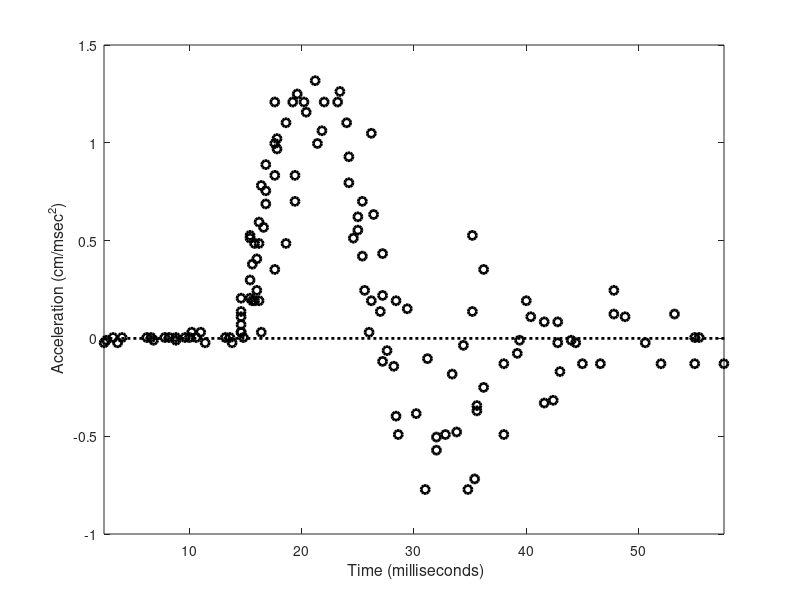

Write MATLAB code to recreate this figure. (Note: this script raises an error after producing the figure.)
%% Demonstration of Data2LD: Head Impact Analysis
%
% 
% This page provides a detailed description of the MATLAB calculations
% necessary to run Data2LD code for estimating the parameters and the 
% solution of linear differential equations. 

%% Set-up
clear 
clear functions

%%  Load the data
load motorcycledata.txt

motot = motorcycledata(:,2);  %  time in milliseconds
motoy = motorcycledata(:,3);  %  deformation in 0.1 millimeters

% Adjust the data for baseline and plot

impact  = 14;  %  impact time
baseind = motot < impact;
basey   = mean(motoy(baseind));

% Remove baseline, change time, and convert to centimeters
motoy   = (basey - motoy)/100.0;  
n       = length(motoy);

% Create a cell containing the data
yCell = cell(1);
yCell{1}(:,1)  = motot;
yCell{1}(:,2)  = motoy;

% Plot the data
figure(1)
phdl=plot(yCell{1}(:,1), yCell{1}(:,2), 'ko', [0,60], [0,0], 'k:');
set(phdl, 'LineWidth', 2)
axis([min(yCell{1}(:,1))-0.01,max(yCell{1}(:,1))+0.01,-1.0,1.5])
xlabel('\fontsize{16} Time (milliseconds)')
ylabel('\fontsize{16} Acceleration (cm/msec^2)')

%% 
% Figure (1) illustrates $133$ observations of head acceleration 
% measured 14 milliseconds before and 42.6 milliseconds 
% after a blow to the cranium of a cadaver. The dashed line represents 
% the impulse function which denotes the blow to the cranium that lasted 1 
% millisecond. The experiment, a simulated motor-cycle crash, is described
% in detail by Schmidt et al (1981). 

%% The second order linear differential equation
% 
% The second order linear differential equation, as used in this example is
% 
% $$D^2x(t) =  \beta_{0} x(t) + \beta_{1}  Dx(t) + \alpha  u(t)$$
%
% The three parameters $\beta_{0}$, $\beta_{1} $ and $\alpha$ in 
% the linear ODE convey the period of the oscillation, 
% the change in its amplitude, as $t \rightarrow \infty$ the oscillations 
% decay exponentially to zero, and the size of the impact from the unit 
% impulse respectively. 
%
% Our aim is to estimate the acceleration $x(t)$ 
% and the parameters $\theta=[\beta_{0},\beta_{1},\alpha]$ 
% from the data in Figure (1).


%% Set up basis functions for X
motorng   = [yCell{1}(1,1),yCell{1}(end,1)];
knots     = [motorng(1),14,14,14,15,15,linspace(15,motorng(end),11)];
norder    = 6;
nbasis    = length(knots)+ (norder - 2);
Xbasisobj = create_bspline_basis(motorng,nbasis,norder,knots);

%Create a cell for the basis for each variable
XbasisCell = cell(1);
XbasisCell{1} = Xbasisobj;

%Plot the basis
figure()
plot(Xbasisobj)

%% 
% For the expansion of $x(t)$ we used order five B-spline functions, which by their nature have 
% discontinuous third derivatives if all knots are singletons.  To achieve curvature discontinuity at the 
% impact point and at that point plus one, we placed three knots at these locations.  We put no knots 
% between the first observation and the impact point, where the data indicate a flat trajectory, and eleven 
% equally spaced knots between the impact point plus one and the final time of observation.

%% Create a functional data object for the external/forcing function

%The known external function is a unit impulse 
Ubasis = create_bspline_basis(motorng, 3, 1, [motorng(1),14,15,motorng(2)]);
Ufd = fd([0;1;0],Ubasis);

%Plot the external function
figure()
plot(Ufd)

%Create a cell for the external functions
EFCell = cell(1);
EFCell{1} = Ufd;

%%
% 
% Three order one B-splines over the knots [0, 14, 15, 56] with 
% coefficient vector [0,1,0] represented the unit pulse function $u(t)$
% 

%% Run Data2LD

%Intial parameter estimates
intial_theta = {0.01,0.01,0.01};

%Which parameters would we like to estimate. In this case all parameters.
estimate = [1,1,1];

%Run Data2LD
[Res,Results_cell] = D2LD_ODE(yCell,XbasisCell,intial_theta,...
    estimate,EFCell);

%Confidence intervals for theta
confidence_intervals(Results_cell);

%% Plot the fitted curve, the confidence and prediction intervals

figure()
hp = patch([yCell{1}(:,1); yCell{1}(end:-1:1,1);yCell{1}(1)],...
    [Results_cell{4}(:,4); Results_cell{4}(end:-1:1,5); Results_cell{4}(1)],[0.85 0.85 0.85]);
hold on;
plot(yCell{1}(:,1),[Results_cell{4}(:,2),Results_cell{4}(:,3)],'k--')
plot(yCell{1}(:,1),Results_cell{4}(:,1),'k-')
plot(yCell{1}(:,1), yCell{1}(:,2), 'ko');
xlim([min(yCell{1}(:,1))-0.1,max(yCell{1}(:,1))+0.1])
ylim([min(Results_cell{4}(:,4))-0.1,max(Results_cell{4}(:,5))+0.1])
xlabel('\fontsize{16} Time (milliseconds)')
ylabel('\fontsize{16} Acceleration (cm/msec^2)')
legend('Prediction Interval','Confidence Interval','Confidence Interval','Fitted Curve','Data')
set(findall(gca, 'Type','text'), 'FontSize', 20)


%%
% 
%  This Figure illustrates the accelerometer readings of the brain tissue before and after a blow to the cranium are indicated by the circles. 
%  The fitted curve produced by Data2LD with $\hat{\rho} = 0.99$ (solid
%  line), the approximated 95\% pointwise confidence interval for the curve
%  (dashed line) and the approximated 95\% pointwise prediction interval for the curve (grey region)
% 

%% Plot the estimated parameters of the ODE and their approximated CI with respect to rho
Res_Mat  = table2array(Res);
for i=1:3
subplot(3,1,i)
indexOfInterest = (Res_Mat(:,1) > 0.95);
plot(Res_Mat(indexOfInterest,1),Res_Mat(indexOfInterest,i+1),'-*k')
hold on;
errorbar(Res_Mat(indexOfInterest,1),Res_Mat(indexOfInterest,i+1),...
    t_v.*Res_Mat(indexOfInterest,i+4),'ko')
xlabel('$\rho$','interpreter','latex')
xlim([min(Res_Mat(indexOfInterest,1)),max(Res_Mat(indexOfInterest,1))])
end
subplot(3,1,1)
ylabel('Stiffness $\hat{\beta_{0}}$','interpreter','latex')
subplot(3,1,2)
ylabel('Damping $\hat{\beta_{1}}$','interpreter','latex')
subplot(3,1,3)
ylabel('External $\hat{\alpha}$','interpreter','latex')

%%
% 
%  The values of the three parameters and their approximated 95\% confidence intervals for
%  the head impact data over values of $\rho$ converging to 1.0. Note the reduction in the
%  width of the approximated 95\% confidence intervals as $\rho$  increase and the overlap
%  of the final estimates of the ODE parameters, which illustrates that the parameter values
%  have stabilised for high values of $\rho$.

%% Check the residuals 

%% Check the normality of the residuals
res = yCell{1}(:,2)-Results_cell{4}(:,1);
figure()
subplot(2,1,1)
h = normplot(res);
h(1).LineWidth = 2;
h(2).LineWidth = 2;
h(3).LineWidth = 2;
subplot(2,1,2)
hist(res)

% Our qqplot looks pretty good and indicates a normal distribution, as it’s
% generally a straight line.

%% Check the fitted vrs residuals plot

figure()
plot(Results_cell{4}(:,1),res,'ko')

% Should see random scatter in a constant band around zero that is no
% patterns, and no funnels.